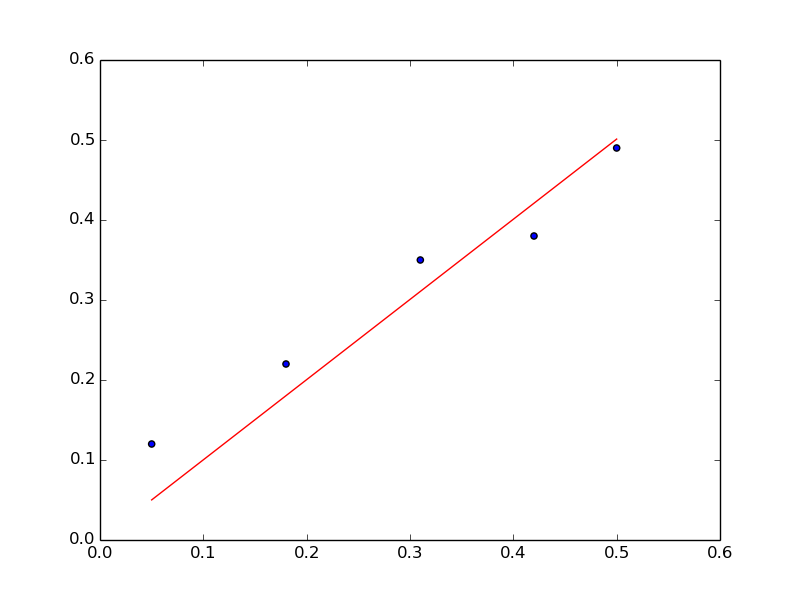

Here is the Python script that generated this plot:
#!/usr/bin/python3
from numpy.linalg import lstsq
import numpy as np
import matplotlib
matplotlib.use('Agg')
import matplotlib.pyplot as pyplot

data = np.array([
    [0.05, 0.12],
    [0.18, 0.22],
    [0.31, 0.35],
    [0.42, 0.38],
    [0.5, 0.49]
])
#split into inputs and outputs
x, y = data[:, 0], data[:, 1]
x = x.reshape((len(x), 1))
#factorize
b, residuals, rank, s = lstsq(x, y)
print(b)
#predict using coefficients
yhat = x.dot(b)
#plot data and predictions
pyplot.scatter(x, y)
pyplot.plot(x, yhat, color='red')
pyplot.savefig('4-convenience_reg.png')
